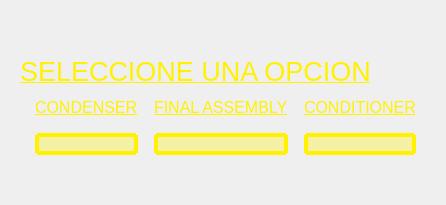
  <widget class="QWidget" name="centralwidget">
   <layout class="QGridLayout" name="gridLayout">
    <item row="0" column="0">
     <widget class="QStackedWidget" name="stackedWidget">
      <widget class="QWidget" name="page">
       <layout class="QVBoxLayout" name="verticalLayout_5">
        <item>
         <layout class="QVBoxLayout" name="verticalLayout_4">
          <item>
           <spacer name="verticalSpacer_8">
            <property name="orientation">
             <enum>Qt::Vertical</enum>
            </property>
            <property name="sizeType">
             <enum>QSizePolicy::Fixed</enum>
            </property>
            <property name="sizeHint" stdset="0">
             <size>
              <width>20</width>
              <height>5</height>
             </size>
            </property>
           </spacer>
          </item>
          <item>
           <layout class="QHBoxLayout" name="horizontalLayout_2">
            <item>
             <spacer name="horizontalSpacer_8">
              <property name="orientation">
               <enum>Qt::Horizontal</enum>
              </property>
              <property name="sizeHint" stdset="0">
               <size>
                <width>40</width>
                <height>20</height>
               </size>
              </property>
             </spacer>
            </item>
            <item>
             <widget class="QLabel" name="label_logo">
              <property name="sizePolicy">
               <sizepolicy hsizetype="Fixed" vsizetype="Minimum">
                <horstretch>0</horstretch>
                <verstretch>0</verstretch>
               </sizepolicy>
              </property>
              <property name="minimumSize">
               <size>
                <width>50</width>
                <height>0</height>
               </size>
              </property>
              <property name="maximumSize">
               <size>
                <width>150</width>
                <height>50</height>
               </size>
              </property>
              <property name="text">
               <string/>
              </property>
              <property name="pixmap">
               <pixmap resource="style.qrc">:/dark_blue/img/logoCat.png</pixmap>
              </property>
              <property name="scaledContents">
               <bool>true</bool>
              </property>
             </widget>
            </item>
            <item>
             <spacer name="horizontalSpacer_9">
              <property name="orientation">
               <enum>Qt::Horizontal</enum>
              </property>
              <property name="sizeType">
               <enum>QSizePolicy::Fixed</enum>
              </property>
              <property name="sizeHint" stdset="0">
               <size>
                <width>40</width>
                <height>20</height>
               </size>
              </property>
             </spacer>
            </item>
           </layout>
          </item>
          <item>
           <spacer name="verticalSpacer_10">
            <property name="orientation">
             <enum>Qt::Vertical</enum>
            </property>
            <property name="sizeType">
             <enum>QSizePolicy::Fixed</enum>
            </property>
            <property name="sizeHint" stdset="0">
             <size>
              <width>20</width>
              <height>5</height>
             </size>
            </property>
           </spacer>
          </item>
          <item>
           <layout class="QHBoxLayout" name="horizontalLayout_3">
            <item>
             <widget class="QLabel" name="label_title">
              <property name="font">
               <font>
                <pointsize>20</pointsize>
                <bold>false</bold>
                <underline>true</underline>
               </font>
              </property>
              <property name="styleSheet">
               <string notr="true">color : #FFF100;</string>
              </property>
              <property name="text">
               <string>SELECCIONE UNA OPCION</string>
              </property>
             </widget>
            </item>
            <item>
             <spacer name="horizontalSpacer_10">
              <property name="orientation">
               <enum>Qt::Horizontal</enum>
              </property>
              <property name="sizeHint" stdset="0">
               <size>
                <width>40</width>
                <height>20</height>
               </size>
              </property>
             </spacer>
            </item>
           </layout>
          </item>
          <item>
           <spacer name="verticalSpacer_11">
            <property name="orientation">
             <enum>Qt::Vertical</enum>
            </property>
            <property name="sizeType">
             <enum>QSizePolicy::Fixed</enum>
            </property>
            <property name="sizeHint" stdset="0">
             <size>
              <width>20</width>
              <height>5</height>
             </size>
            </property>
           </spacer>
          </item>
          <item>
           <layout class="QHBoxLayout" name="horizontalLayout">
            <item>
             <spacer name="verticalSpacer_7">
              <property name="orientation">
               <enum>Qt::Vertical</enum>
              </property>
              <property name="sizeHint" stdset="0">
               <size>
                <width>5</width>
                <height>40</height>
               </size>
              </property>
             </spacer>
            </item>
            <item>
             <spacer name="horizontalSpacer_4">
              <property name="orientation">
               <enum>Qt::Horizontal</enum>
              </property>
              <property name="sizeType">
               <enum>QSizePolicy::Fixed</enum>
              </property>
              <property name="sizeHint" stdset="0">
               <size>
                <width>10</width>
                <height>20</height>
               </size>
              </property>
             </spacer>
            </item>
            <item>
             <layout class="QVBoxLayout" name="verticalLayout">
              <item>
               <widget class="QLabel" name="label_title_2">
                <property name="sizePolicy">
                 <sizepolicy hsizetype="Preferred" vsizetype="Fixed">
                  <horstretch>0</horstretch>
                  <verstretch>0</verstretch>
                 </sizepolicy>
                </property>
                <property name="font">
                 <font>
                  <pointsize>12</pointsize>
                  <bold>false</bold>
                  <underline>true</underline>
                 </font>
                </property>
                <property name="styleSheet">
                 <string notr="true">color : #FFF100;</string>
                </property>
                <property name="text">
                 <string>CONDENSER</string>
                </property>
                <property name="scaledContents">
                 <bool>true</bool>
                </property>
                <property name="wordWrap">
                 <bool>false</bool>
                </property>
                <property name="margin">
                 <number>0</number>
                </property>
               </widget>
              </item>
              <item>
               <spacer name="verticalSpacer">
                <property name="orientation">
                 <enum>Qt::Vertical</enum>
                </property>
                <property name="sizeType">
                 <enum>QSizePolicy::Fixed</enum>
                </property>
                <property name="sizeHint" stdset="0">
                 <size>
                  <width>20</width>
                  <height>10</height>
                 </size>
                </property>
               </spacer>
              </item>
              <item>
               <widget class="QPushButton" name="bt_condenser">
                <property name="sizePolicy">
                 <sizepolicy hsizetype="MinimumExpanding" vsizetype="MinimumExpanding">
                  <horstretch>0</horstretch>
                  <verstretch>0</verstretch>
                 </sizepolicy>
                </property>
                <property name="styleSheet">
                 <string notr="true">background-color: rgba(255,241,0,80);
color: #FFFFFF;
border: 4px solid #FFF100;
border-radius: 2px;
image: url(:/dark_blue/img/Condenser.png);</string>
                </property>
                <property name="text">
                 <string/>
                </property>
                <property name="iconSize">
                 <size>
                  <width>250</width>
                  <height>200</height>
                 </size>
                </property>
               </widget>
              </item>
              <item>
               <spacer name="horizontalSpacer_5">
                <property name="orientation">
                 <enum>Qt::Horizontal</enum>
                </property>
                <property name="sizeHint" stdset="0">
                 <size>
                  <width>40</width>
                  <height>5</height>
                 </size>
                </property>
               </spacer>
              </item>
              <item>
               <spacer name="verticalSpacer_2">
                <property name="orientation">
                 <enum>Qt::Vertical</enum>
                </property>
                <property name="sizeType">
                 <enum>QSizePolicy::Fixed</enum>
                </property>
                <property name="sizeHint" stdset="0">
                 <size>
                  <width>20</width>
                  <height>20</height>
                 </size>
                </property>
               </spacer>
              </item>
             </layout>
            </item>
            <item>
             <spacer name="horizontalSpacer_3">
              <property name="orientation">
               <enum>Qt::Horizontal</enum>
              </property>
              <property name="sizeType">
               <enum>QSizePolicy::Fixed</enum>
              </property>
              <property name="sizeHint" stdset="0">
               <size>
                <width>10</width>
                <height>20</height>
               </size>
              </property>
             </spacer>
            </item>
            <item>
             <layout class="QVBoxLayout" name="verticalLayout_2">
              <item>
               <widget class="QLabel" name="label_title_3">
                <property name="sizePolicy">
                 <sizepolicy hsizetype="Preferred" vsizetype="Fixed">
                  <horstretch>0</horstretch>
                  <verstretch>0</verstretch>
                 </sizepolicy>
                </property>
                <property name="font">
                 <font>
                  <pointsize>12</pointsize>
                  <bold>false</bold>
                  <underline>true</underline>
                 </font>
                </property>
                <property name="styleSheet">
                 <string notr="true">color : #FFF100;</string>
                </property>
                <property name="text">
                 <string>FINAL ASSEMBLY</string>
                </property>
               </widget>
              </item>
              <item>
               <spacer name="verticalSpacer_3">
                <property name="orientation">
                 <enum>Qt::Vertical</enum>
                </property>
                <property name="sizeType">
                 <enum>QSizePolicy::Fixed</enum>
                </property>
                <property name="sizeHint" stdset="0">
                 <size>
                  <width>20</width>
                  <height>10</height>
                 </size>
                </property>
               </spacer>
              </item>
              <item>
               <widget class="QPushButton" name="bt_frame">
                <property name="sizePolicy">
                 <sizepolicy hsizetype="MinimumExpanding" vsizetype="MinimumExpanding">
                  <horstretch>0</horstretch>
                  <verstretch>0</verstretch>
                 </sizepolicy>
                </property>
                <property name="styleSheet">
                 <string notr="true">background-color: rgba(255,241,0,80);
color: #FFFFFF;
border: 4px solid #FFF100;
border-radius: 2px;
image: url(:/dark_blue/img/frame.png);</string>
                </property>
                <property name="text">
                 <string/>
                </property>
                <property name="iconSize">
                 <size>
                  <width>250</width>
                  <height>200</height>
                 </size>
                </property>
               </widget>
              </item>
              <item>
               <spacer name="horizontalSpacer_6">
                <property name="orientation">
                 <enum>Qt::Horizontal</enum>
                </property>
                <property name="sizeHint" stdset="0">
                 <size>
                  <width>20</width>
                  <height>5</height>
                 </size>
                </property>
               </spacer>
              </item>
              <item>
               <spacer name="verticalSpacer_4">
                <property name="orientation">
                 <enum>Qt::Vertical</enum>
                </property>
                <property name="sizeType">
                 <enum>QSizePolicy::Fixed</enum>
                </property>
                <property name="sizeHint" stdset="0">
                 <size>
                  <width>20</width>
                  <height>20</height>
                 </size>
                </property>
               </spacer>
              </item>
             </layout>
            </item>
            <item>
             <spacer name="horizontalSpacer">
              <property name="orientation">
               <enum>Qt::Horizontal</enum>
              </property>
              <property name="sizeType">
               <enum>QSizePolicy::Fixed</enum>
              </property>
              <property name="sizeHint" stdset="0">
               <size>
                <width>10</width>
                <height>20</height>
               </size>
              </property>
             </spacer>
            </item>
            <item>
             <layout class="QVBoxLayout" name="verticalLayout_3">
              <item>
               <widget class="QLabel" name="label_title_4">
                <property name="sizePolicy">
                 <sizepolicy hsizetype="Preferred" vsizetype="Fixed">
                  <horstretch>0</horstretch>
                  <verstretch>0</verstretch>
                 </sizepolicy>
                </property>
                <property name="font">
                 <font>
                  <pointsize>12</pointsize>
                  <bold>false</bold>
                  <underline>true</underline>
                 </font>
                </property>
                <property name="styleSheet">
                 <string notr="true">color : #FFF100;</string>
                </property>
                <property name="text">
                 <string>CONDITIONER</string>
                </property>
               </widget>
              </item>
              <item>
               <spacer name="verticalSpacer_6">
                <property name="orientation">
                 <enum>Qt::Vertical</enum>
                </property>
                <property name="sizeType">
                 <enum>QSizePolicy::Fixed</enum>
                </property>
                <property name="sizeHint" stdset="0">
                 <size>
                  <width>20</width>
                  <height>10</height>
                 </size>
                </property>
               </spacer>
              </item>
              <item>
               <widget class="QPushButton" name="bt_conditioner">
                <property name="sizePolicy">
                 <sizepolicy hsizetype="MinimumExpanding" vsizetype="MinimumExpanding">
                  <horstretch>0</horstretch>
                  <verstretch>0</verstretch>
                 </sizepolicy>
                </property>
                <property name="styleSheet">
                 <string notr="true">background-color: rgba(255,241,0,80);
color: #FFFFFF;
border: 4px solid #FFF100;
border-radius: 2px;
image: url(:/dark_blue/img/Conditioner.png);</string>
                </property>
                <property name="text">
                 <string/>
                </property>
                <property name="iconSize">
                 <size>
                  <width>250</width>
                  <height>200</height>
                 </size>
                </property>
               </widget>
              </item>
              <item>
               <spacer name="horizontalSpacer_7">
                <property name="orientation">
                 <enum>Qt::Horizontal</enum>
                </property>
                <property name="sizeHint" stdset="0">
                 <size>
                  <width>40</width>
                  <height>5</height>
                 </size>
                </property>
               </spacer>
              </item>
              <item>
               <spacer name="verticalSpacer_5">
                <property name="orientation">
                 <enum>Qt::Vertical</enum>
                </property>
                <property name="sizeType">
                 <enum>QSizePolicy::Fixed</enum>
                </property>
                <property name="sizeHint" stdset="0">
                 <size>
                  <width>20</width>
                  <height>20</height>
                 </size>
                </property>
               </spacer>
              </item>
             </layout>
            </item>
            <item>
             <spacer name="horizontalSpacer_2">
              <property name="orientation">
               <enum>Qt::Horizontal</enum>
              </property>
              <property name="sizeType">
               <enum>QSizePolicy::Fixed</enum>
              </property>
              <property name="sizeHint" stdset="0">
               <size>
                <width>10</width>
                <height>20</height>
               </size>
              </property>
             </spacer>
            </item>
           </layout>
          </item>
         </layout>
        </item>
        <item>
         <spacer name="verticalSpacer_9">
          <property name="orientation">
           <enum>Qt::Vertical</enum>
          </property>
          <property name="sizeType">
           <enum>QSizePolicy::Fixed</enum>
          </property>
          <property name="sizeHint" stdset="0">
           <size>
            <width>20</width>
            <height>5</height>
           </size>
          </property>
         </spacer>
        </item>
       </layout>
      </widget>
      <widget class="QWidget" name="page_2"/>
     </widget>
    </item>
   </layout>
  </widget>
